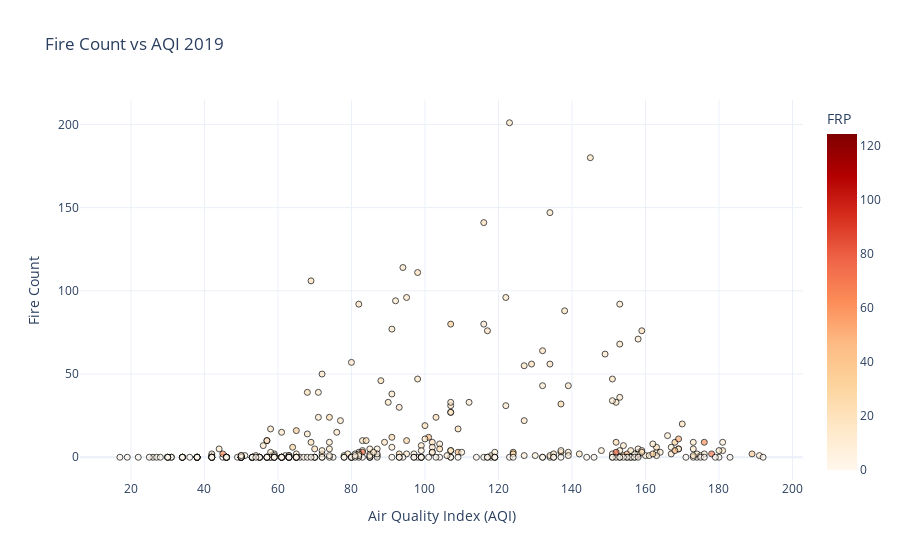
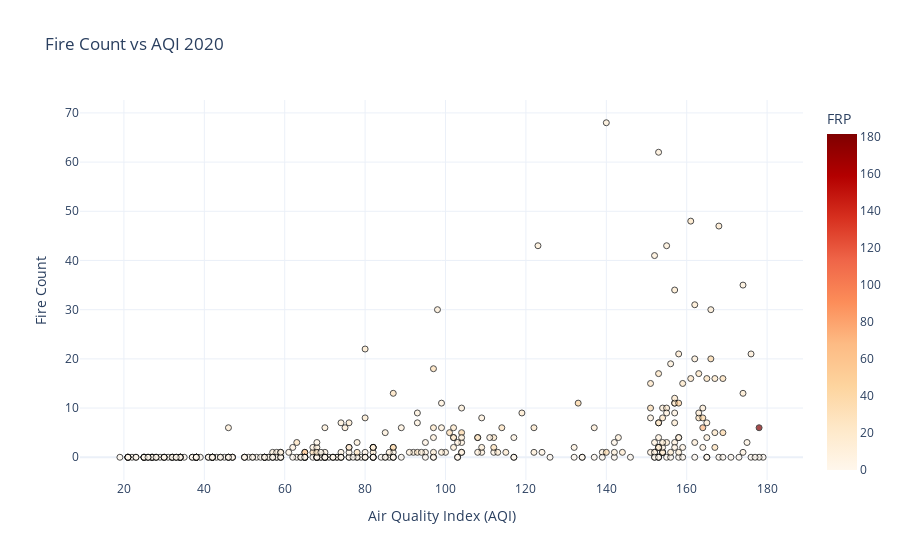

The notebook cell saved with these charts, in order:
### Markdown cell above
The scatter plot is made with the aqi and the fire count then the frp is also used to propely asses the pollution as the high frp has the high aqi although being less fire count

### Code cell
def scatter_plot_aqi_forest_fire(data,year):
    fig = px.scatter(
        data,
        x='aqi',
        y='fire_count',
        color='avg_frp',             # FRP as color (legend)
        hover_name='date',       # Date on hover
        color_continuous_scale='OrRd',
        labels={
            'aqi': 'Air Quality Index (AQI)',
            'fire_count': 'Fire Count',
            'avg_frp': 'FRP'
        },
        title=f'Fire Count vs AQI {year}',
        template='plotly_white'
    )

    fig.update_traces(marker=dict(line=dict(width=1, color='black'), opacity=0.7))
    fig.update_layout(legend_title='FRP')

    fig.write_html(f'../results/plotly_html_output/Forest_aqi_{year}.html')
    fig.show()
scatter_plot_aqi_forest_fire(merged_data_2019,2019)
scatter_plot_aqi_forest_fire(merged_data_2020,2020)
scatter_plot_aqi_forest_fire(merged_data_2021,2021)
scatter_plot_aqi_forest_fire(merged_data_2022,2022)
scatter_plot_aqi_forest_fire(merged_data_2023,2023)

### Figure 1 — Plotly figure (JSON) as saved in the notebook; plotly's stock layout.template omitted (floating-point values rounded to 4 significant figures; data arrays with more than 128 entries replaced by an {"elided": "..."} marker saying what was removed)
{"data": [{"hovertemplate": "<b>%{hovertext}</b><br><br>Air Quality Index (AQI)=%{x}<br>Fire Count=%{y}<br>FRP=%{marker.color}<extra></extra>", "hovertext": {"elided": "371 str values"}, "legendgroup": "", "marker": {"color": {"elided": "371 float values"}, "coloraxis": "coloraxis", "line": {"color": "black", "width": 1}, "opacity": 0.7, "symbol": "circle"}, "mode": "markers", "name": "", "orientation": "v", "showlegend": false, "type": "scatter", "x": {"elided": "371 int values"}, "xaxis": "x", "y": {"elided": "371 int values"}, "yaxis": "y"}], "layout": {"coloraxis": {"colorbar": {"title": {"text": "FRP"}}, "colorscale": [[0, "rgb(255,247,236)"], [0.125, "rgb(254,232,200)"], [0.25, "rgb(253,212,158)"], [0.375, "rgb(253,187,132)"], [0.5, "rgb(252,141,89)"], [0.625, "rgb(239,101,72)"], [0.75, "rgb(215,48,31)"], [0.875, "rgb(179,0,0)"], [1, "rgb(127,0,0)"]]}, "legend": {"title": {"text": "FRP"}, "tracegroupgap": 0}, "title": {"text": "Fire Count vs AQI 2019"}, "xaxis": {"anchor": "y", "domain": [0, 1], "title": {"text": "Air Quality Index (AQI)"}}, "yaxis": {"anchor": "x", "domain": [0, 1], "title": {"text": "Fire Count"}}}}

### Figure 2 — Plotly figure (JSON) as saved in the notebook; plotly's stock layout.template omitted (floating-point values rounded to 4 significant figures; data arrays with more than 128 entries replaced by an {"elided": "..."} marker saying what was removed)
{"data": [{"hovertemplate": "<b>%{hovertext}</b><br><br>Air Quality Index (AQI)=%{x}<br>Fire Count=%{y}<br>FRP=%{marker.color}<extra></extra>", "hovertext": {"elided": "371 str values"}, "legendgroup": "", "marker": {"color": {"elided": "371 float values"}, "coloraxis": "coloraxis", "line": {"color": "black", "width": 1}, "opacity": 0.7, "symbol": "circle"}, "mode": "markers", "name": "", "orientation": "v", "showlegend": false, "type": "scatter", "x": {"elided": "371 int values"}, "xaxis": "x", "y": {"elided": "371 int values"}, "yaxis": "y"}], "layout": {"coloraxis": {"colorbar": {"title": {"text": "FRP"}}, "colorscale": [[0, "rgb(255,247,236)"], [0.125, "rgb(254,232,200)"], [0.25, "rgb(253,212,158)"], [0.375, "rgb(253,187,132)"], [0.5, "rgb(252,141,89)"], [0.625, "rgb(239,101,72)"], [0.75, "rgb(215,48,31)"], [0.875, "rgb(179,0,0)"], [1, "rgb(127,0,0)"]]}, "legend": {"title": {"text": "FRP"}, "tracegroupgap": 0}, "title": {"text": "Fire Count vs AQI 2020"}, "xaxis": {"anchor": "y", "domain": [0, 1], "title": {"text": "Air Quality Index (AQI)"}}, "yaxis": {"anchor": "x", "domain": [0, 1], "title": {"text": "Fire Count"}}}}
